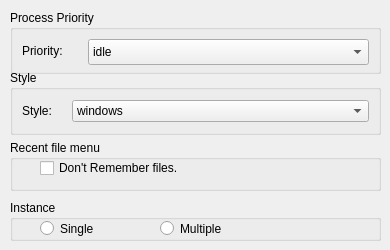
   <widget class="QWidget" name="page_2">
    <widget class="QGroupBox" name="groupBox">
     <property name="geometry">
      <rect>
       <x>10</x>
       <y>10</y>
       <width>371</width>
       <height>64</height>
      </rect>
     </property>
     <property name="toolTip">
      <string>Set process priority for MPlayer</string>
     </property>
     <property name="whatsThis">
      <string>Set process priority for MPlayer according to the predefined priorities available under Windows and OS/2.</string>
     </property>
     <property name="title">
      <string>Process Priority</string>
     </property>
     <layout class="QHBoxLayout" name="horizontalLayout_6">
      <item>
       <layout class="QHBoxLayout" name="horizontalLayout_3">
        <item>
         <widget class="QLabel" name="label">
          <property name="maximumSize">
           <size>
            <width>60</width>
            <height>16777215</height>
           </size>
          </property>
          <property name="text">
           <string>Priority:</string>
          </property>
         </widget>
        </item>
        <item>
         <widget class="QComboBox" name="comboBox">
          <property name="minimumSize">
           <size>
            <width>0</width>
            <height>26</height>
           </size>
          </property>
          <property name="maximumSize">
           <size>
            <width>16777215</width>
            <height>26</height>
           </size>
          </property>
          <item>
           <property name="text">
            <string>idle</string>
           </property>
          </item>
          <item>
           <property name="text">
            <string>belownormal</string>
           </property>
          </item>
          <item>
           <property name="text">
            <string>normal</string>
           </property>
          </item>
          <item>
           <property name="text">
            <string>abovenormal</string>
           </property>
          </item>
          <item>
           <property name="text">
            <string>high</string>
           </property>
          </item>
          <item>
           <property name="text">
            <string>realtime</string>
           </property>
          </item>
         </widget>
        </item>
       </layout>
      </item>
     </layout>
    </widget>
    <widget class="QGroupBox" name="groupBox_16">
     <property name="geometry">
      <rect>
       <x>10</x>
       <y>70</y>
       <width>371</width>
       <height>65</height>
      </rect>
     </property>
     <property name="title">
      <string>Style</string>
     </property>
     <layout class="QHBoxLayout" name="horizontalLayout_7">
      <item>
       <layout class="QHBoxLayout" name="horizontalLayout_2">
        <item>
         <widget class="QLabel" name="label_6">
          <property name="maximumSize">
           <size>
            <width>44</width>
            <height>16777215</height>
           </size>
          </property>
          <property name="text">
           <string>Style:</string>
          </property>
         </widget>
        </item>
        <item>
         <widget class="QComboBox" name="comboBoxStyle">
          <item>
           <property name="text">
            <string>windows</string>
           </property>
          </item>
          <item>
           <property name="text">
            <string>wood</string>
           </property>
          </item>
          <item>
           <property name="text">
            <string>cleanlooks</string>
           </property>
          </item>
          <item>
           <property name="text">
            <string>aqua</string>
           </property>
          </item>
          <item>
           <property name="text">
            <string>motif</string>
           </property>
          </item>
          <item>
           <property name="text">
            <string>cde</string>
           </property>
          </item>
          <item>
           <property name="text">
            <string>plastique</string>
           </property>
          </item>
          <item>
           <property name="text">
            <string>windowsxp</string>
           </property>
          </item>
         </widget>
        </item>
       </layout>
      </item>
     </layout>
    </widget>
    <widget class="QGroupBox" name="groupBox_17">
     <property name="geometry">
      <rect>
       <x>10</x>
       <y>200</y>
       <width>371</width>
       <height>41</height>
      </rect>
     </property>
     <property name="title">
      <string>Instance</string>
     </property>
     <widget class="QRadioButton" name="radioButtonIsng">
      <property name="geometry">
       <rect>
        <x>30</x>
        <y>20</y>
        <width>82</width>
        <height>17</height>
       </rect>
      </property>
      <property name="text">
       <string>Single</string>
      </property>
     </widget>
     <widget class="QRadioButton" name="radioButtonImul">
      <property name="geometry">
       <rect>
        <x>150</x>
        <y>20</y>
        <width>82</width>
        <height>17</height>
       </rect>
      </property>
      <property name="text">
       <string>Multiple</string>
      </property>
     </widget>
    </widget>
    <widget class="QGroupBox" name="groupBox_18">
     <property name="geometry">
      <rect>
       <x>10</x>
       <y>140</y>
       <width>371</width>
       <height>51</height>
      </rect>
     </property>
     <property name="title">
      <string>Recent file menu</string>
     </property>
     <property name="flat">
      <bool>false</bool>
     </property>
     <property name="checkable">
      <bool>false</bool>
     </property>
     <widget class="QCheckBox" name="checkBoxRemrm">
      <property name="geometry">
       <rect>
        <x>30</x>
        <y>20</y>
        <width>181</width>
        <height>16</height>
       </rect>
      </property>
      <property name="text">
       <string>Don't Remember files.</string>
      </property>
     </widget>
    </widget>
   </widget>
